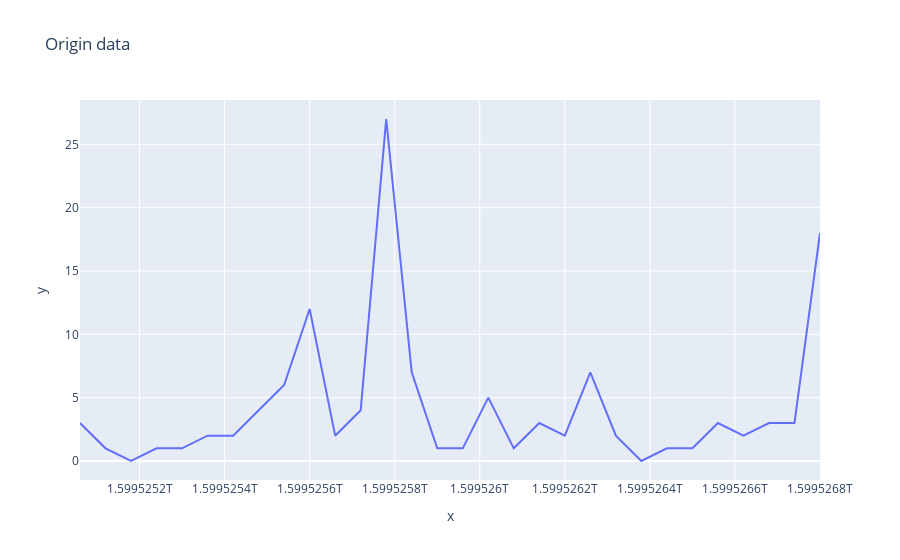
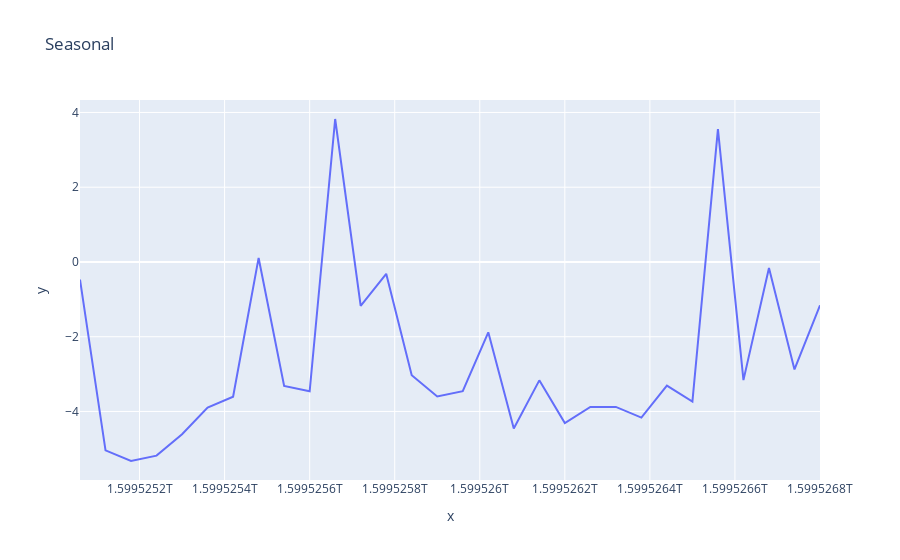
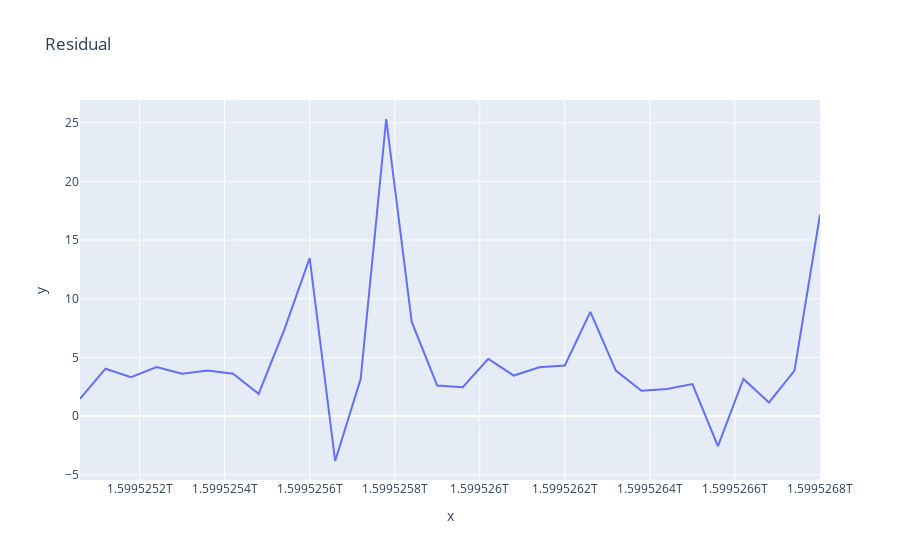

Notebook cell for these charts, in order:
### Code cell
ts = data['ts'].values

tsLast30Min = ts[-30:]
dataValues = data['value'].values[-30:]
dataSeasonal = seasonal['Value'].values[-30:]
dataResidual = residual['Value'].values[-30:]

fig = px.line(dataValues, x = tsLast30Min, y = dataValues, title='Origin data')
fig.show()

fig = px.line(dataSeasonal, x = tsLast30Min, y = dataSeasonal, title='Seasonal')
fig.show()

fig = px.line(dataResidual, x = tsLast30Min, y = dataResidual, title='Residual')
fig.show()

### Figure 1 — Plotly figure (JSON) as saved in the notebook; plotly's stock layout.template omitted (floating-point values rounded to 4 significant figures)
{"data": [{"hovertemplate": "x=%{x}<br>y=%{y}<extra></extra>", "legendgroup": "", "line": {"color": "#636efa", "dash": "solid"}, "mode": "lines", "name": "", "orientation": "v", "showlegend": false, "type": "scatter", "x": [1599525060000, 1599525120000, 1599525180000, 1599525240000, 1599525300000, 1599525360000, 1599525420000, 1599525480000, 1599525540000, 1599525600000, 1599525660000, 1599525720000, 1599525780000, 1599525840000, 1599525900000, 1599525960000, 1599526020000, 1599526080000, 1599526140000, 1599526200000, 1599526260000, 1599526320000, 1599526380000, 1599526440000, 1599526500000, 1599526560000, 1599526620000, 1599526680000, 1599526740000, 1599526800000], "xaxis": "x", "y": [3, 1, 0, 1, 1, 2, 2, 4, 6, 12, 2, 4, 27, 7, 1, 1, 5, 1, 3, 2, 7, 2, 0, 1, 1, 3, 2, 3, 3, 18], "yaxis": "y"}], "layout": {"legend": {"tracegroupgap": 0}, "title": {"text": "Origin data"}, "xaxis": {"anchor": "y", "domain": [0, 1], "title": {"text": "x"}}, "yaxis": {"anchor": "x", "domain": [0, 1], "title": {"text": "y"}}}}

### Figure 2 — Plotly figure (JSON) as saved in the notebook; plotly's stock layout.template omitted (floating-point values rounded to 4 significant figures)
{"data": [{"hovertemplate": "x=%{x}<br>y=%{y}<extra></extra>", "legendgroup": "", "line": {"color": "#636efa", "dash": "solid"}, "mode": "lines", "name": "", "orientation": "v", "showlegend": false, "type": "scatter", "x": [1599525060000, 1599525120000, 1599525180000, 1599525240000, 1599525300000, 1599525360000, 1599525420000, 1599525480000, 1599525540000, 1599525600000, 1599525660000, 1599525720000, 1599525780000, 1599525840000, 1599525900000, 1599525960000, 1599526020000, 1599526080000, 1599526140000, 1599526200000, 1599526260000, 1599526320000, 1599526380000, 1599526440000, 1599526500000, 1599526560000, 1599526620000, 1599526680000, 1599526740000, 1599526800000], "xaxis": "x", "y": [-0.4702, -5.041, -5.325, -5.182, -4.609, -3.894, -3.607, 0.1081, -3.319, -3.461, 3.825, -1.174, -0.3156, -3.029, -3.599, -3.456, -1.883, -4.454, -3.167, -4.309, -3.88, -3.879, -4.164, -3.306, -3.734, 3.552, -3.161, -0.1605, -2.874, -1.159], "yaxis": "y"}], "layout": {"legend": {"tracegroupgap": 0}, "title": {"text": "Seasonal"}, "xaxis": {"anchor": "y", "domain": [0, 1], "title": {"text": "x"}}, "yaxis": {"anchor": "x", "domain": [0, 1], "title": {"text": "y"}}}}

### Figure 3 — Plotly figure (JSON) as saved in the notebook; plotly's stock layout.template omitted (floating-point values rounded to 4 significant figures)
{"data": [{"hovertemplate": "x=%{x}<br>y=%{y}<extra></extra>", "legendgroup": "", "line": {"color": "#636efa", "dash": "solid"}, "mode": "lines", "name": "", "orientation": "v", "showlegend": false, "type": "scatter", "x": [1599525060000, 1599525120000, 1599525180000, 1599525240000, 1599525300000, 1599525360000, 1599525420000, 1599525480000, 1599525540000, 1599525600000, 1599525660000, 1599525720000, 1599525780000, 1599525840000, 1599525900000, 1599525960000, 1599526020000, 1599526080000, 1599526140000, 1599526200000, 1599526260000, 1599526320000, 1599526380000, 1599526440000, 1599526500000, 1599526560000, 1599526620000, 1599526680000, 1599526740000, 1599526800000], "xaxis": "x", "y": [1.47, 4.041, 3.325, 4.182, 3.609, 3.894, 3.607, 1.892, 7.319, 13.46, -3.825, 3.174, 25.32, 8.029, 2.599, 2.456, 4.883, 3.454, 4.167, 4.309, 8.88, 3.879, 2.164, 2.306, 2.734, -2.552, 3.161, 1.161, 3.874, 17.16], "yaxis": "y"}], "layout": {"legend": {"tracegroupgap": 0}, "title": {"text": "Residual"}, "xaxis": {"anchor": "y", "domain": [0, 1], "title": {"text": "x"}}, "yaxis": {"anchor": "x", "domain": [0, 1], "title": {"text": "y"}}}}
